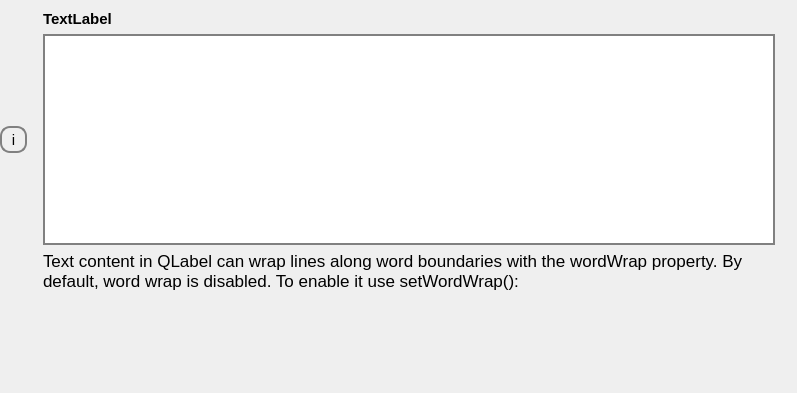
<?xml version="1.0" encoding="UTF-8"?>
<ui version="4.0">
 <class>Form</class>
 <widget class="QWidget" name="Form">
  <property name="geometry">
   <rect>
    <x>0</x>
    <y>0</y>
    <width>797</width>
    <height>393</height>
   </rect>
  </property>
  <property name="sizePolicy">
   <sizepolicy hsizetype="Preferred" vsizetype="Fixed">
    <horstretch>0</horstretch>
    <verstretch>0</verstretch>
   </sizepolicy>
  </property>
  <property name="windowTitle">
   <string>Form</string>
  </property>
  <layout class="QGridLayout" name="gridLayout">
   <property name="leftMargin">
    <number>0</number>
   </property>
   <property name="topMargin">
    <number>10</number>
   </property>
   <property name="rightMargin">
    <number>0</number>
   </property>
   <property name="bottomMargin">
    <number>10</number>
   </property>
   <item row="1" column="3">
    <widget class="QLabel" name="lfbTextFieldUnit">
     <property name="font">
      <font>
       <family>Ubuntu</family>
       <pointsize>20</pointsize>
      </font>
     </property>
     <property name="text">
      <string/>
     </property>
    </widget>
   </item>
   <item row="0" column="2">
    <widget class="QLabel" name="lfbTextFieldLabel">
     <property name="font">
      <font>
       <pointsize>11</pointsize>
       <weight>75</weight>
       <bold>true</bold>
      </font>
     </property>
     <property name="text">
      <string>TextLabel</string>
     </property>
    </widget>
   </item>
   <item row="5" column="2">
    <widget class="QLabel" name="lfbTextFieldSuccess">
     <property name="enabled">
      <bool>false</bool>
     </property>
     <property name="font">
      <font>
       <pointsize>13</pointsize>
      </font>
     </property>
     <property name="styleSheet">
      <string notr="true">color: green;</string>
     </property>
     <property name="text">
      <string/>
     </property>
     <property name="wordWrap">
      <bool>true</bool>
     </property>
    </widget>
   </item>
   <item row="3" column="2">
    <widget class="QLabel" name="lfbTextFieldHelp">
     <property name="sizePolicy">
      <sizepolicy hsizetype="Preferred" vsizetype="Fixed">
       <horstretch>0</horstretch>
       <verstretch>0</verstretch>
      </sizepolicy>
     </property>
     <property name="font">
      <font>
       <pointsize>13</pointsize>
      </font>
     </property>
     <property name="text">
      <string>Text content in QLabel can wrap lines along word boundaries with the wordWrap property. By default, word wrap is disabled. To enable it use setWordWrap():

</string>
     </property>
     <property name="wordWrap">
      <bool>true</bool>
     </property>
    </widget>
   </item>
   <item row="4" column="2">
    <widget class="QLabel" name="lfbTextFieldError">
     <property name="enabled">
      <bool>false</bool>
     </property>
     <property name="font">
      <font>
       <pointsize>13</pointsize>
      </font>
     </property>
     <property name="styleSheet">
      <string notr="true">color: red;</string>
     </property>
     <property name="text">
      <string/>
     </property>
     <property name="wordWrap">
      <bool>true</bool>
     </property>
    </widget>
   </item>
   <item row="1" column="0">
    <widget class="QToolButton" name="lfbTextFieldDescriptionBtn">
     <property name="font">
      <font>
       <pointsize>11</pointsize>
      </font>
     </property>
     <property name="styleSheet">
      <string notr="true">QToolButton{
	border: 2px solid gray;
	border-radius: 10px;
	width: 20px;
	height: 20px;
	margin-right: 10px;
}</string>
     </property>
     <property name="text">
      <string>i</string>
     </property>
     <property name="autoRaise">
      <bool>false</bool>
     </property>
    </widget>
   </item>
   <item row="1" column="2">
    <widget class="QPlainTextEdit" name="lfbTextField">
     <property name="font">
      <font>
       <pointsize>14</pointsize>
      </font>
     </property>
     <property name="styleSheet">
      <string notr="true">QPlainTextEdit {
	border: 2px solid gray;
}</string>
     </property>
    </widget>
   </item>
  </layout>
 </widget>
 <resources/>
 <connections/>
</ui>
